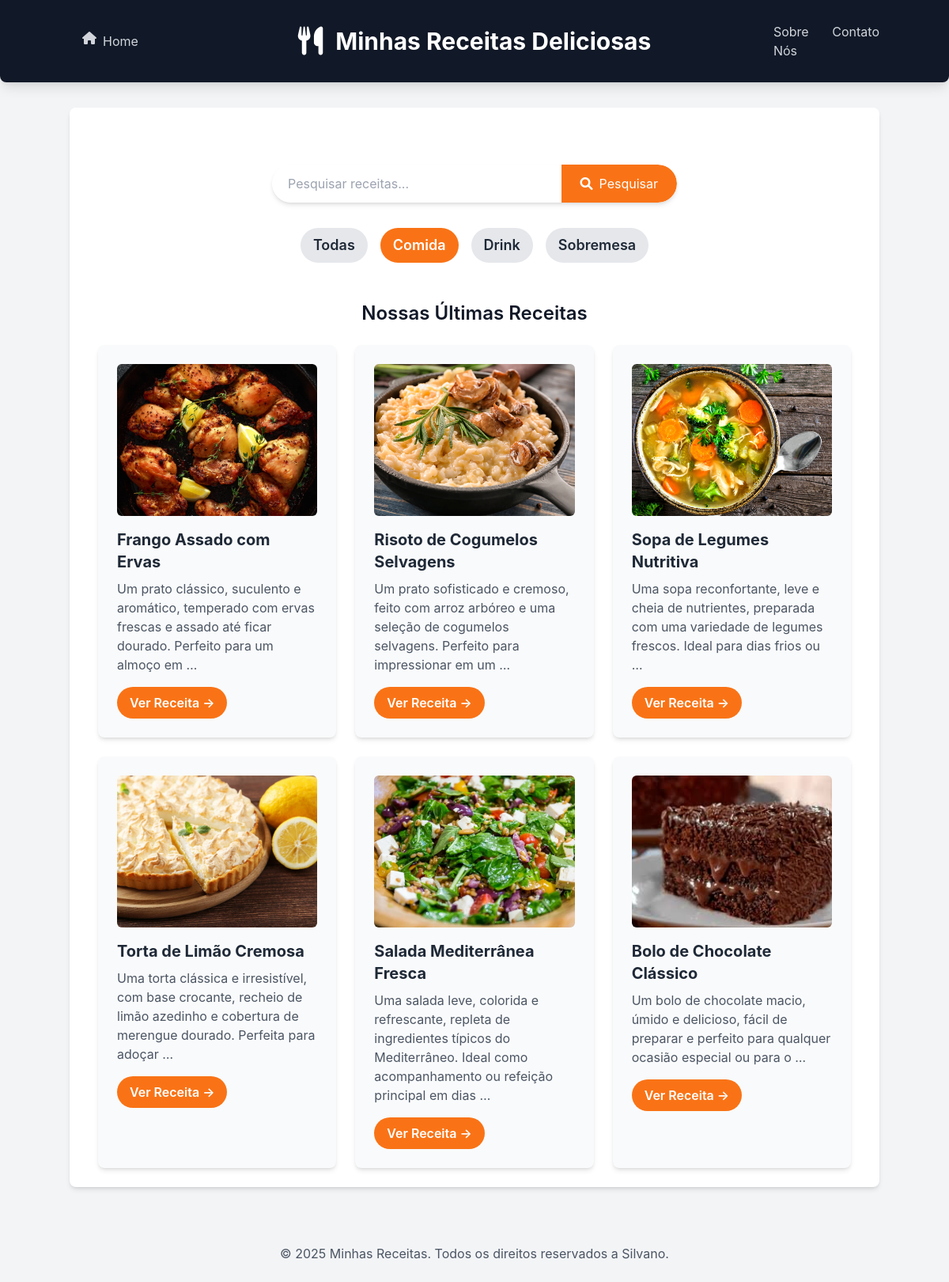
The page /receitas?categoria=comida on the database as committed earlier.
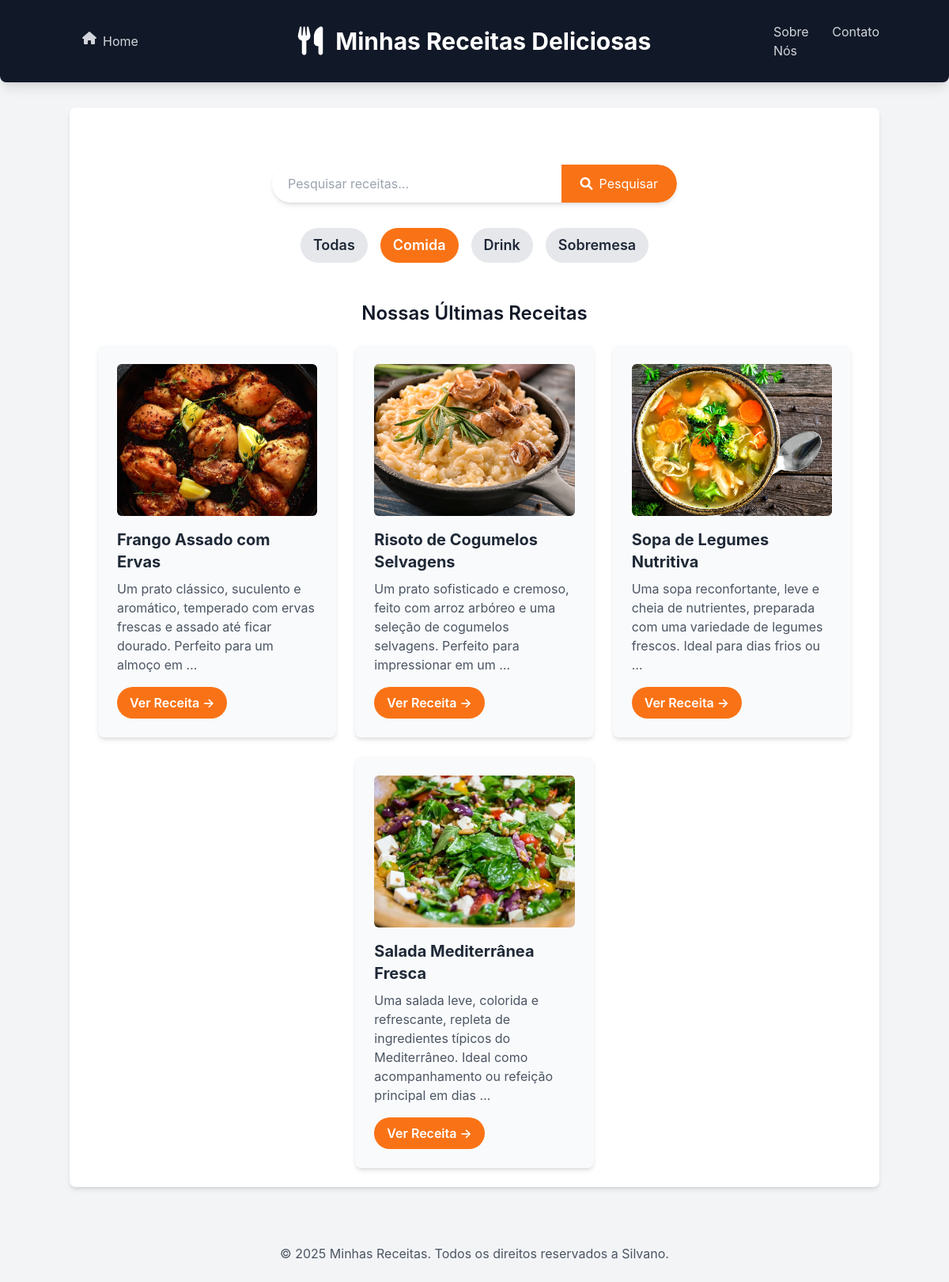
The same page on the database as committed later.
### receitas/models.py (models this page shows, shortened)
class Receita(models.Model):
    CATEGORIAS = [
        ('comida', 'Comida'),
        ('drink', 'drink'),
        ('sobremesa', 'Sobremesa'),
    ]
    title = models.CharField(max_length=200)
    description = models.TextField()
    ingredients = models.TextField()
    instructions = models.TextField()
    image = models.ImageField (upload_to='receitas/images/',
    blank=True, null=True)
    categoria = models.CharField(
        max_length=20,
        choices=CATEGORIAS,
        default='comida')
    created_at = models.DateTimeField(auto_now_add=True)
    updated_at = models.DateTimeField(auto_now=True)
    class Meta:
        verbose_name = "Receita"
        verbose_name_plural = "Receitas"
        ordering = ['-created_at']

### receitas/views.py (the view)
# urls.py: 2. Add a URL to urlpatterns:  path('', views.home, name='home')
def home(request):
    categoria_slug = request.GET.get('categoria')
    categorias_choices = [choice[0] for choice in Receita.CATEGORIAS]
    if categoria_slug:
        receitas = Receita.objects.filter(categoria=categoria_slug)
        categoria_selecionada = categoria_slug
    else:
        receitas = Receita.objects.all()
        categoria_selecionada = None
    return render(request, 'receitas/home.html', {
        'receitas': receitas,
        'categorias': categorias_choices,
        'categoria_selecionada': categoria_selecionada
    })

### receitas/templates/receitas/home.html (shortened to what this page needs)
{% extends "receitas/base.html" %}
{% block content %}
    <section class="container mx-auto mt-8 p-4 flex justify-center">
        <form method="GET" action="{% url 'pesquisar_receitas' %}" class="w-full max-w-lg flex bg-white rounded-full shadow-md overflow-hidden">
            <input type="text" name="q" placeholder="Pesquisar receitas..." class="flex-grow p-3 text-gray-700 focus:outline-none focus:ring-2 focus:ring-orange-500 rounded-l-full pl-5">
            <button type="submit" class="bg-orange-500 hover:bg-orange-600 text-white p-3 px-6 rounded-r-full transition duration-300 ease-in-out flex items-center justify-center">
                <i class="fas fa-search mr-2"></i> Pesquisar
            </button>
        </form>
    </section>
    <nav class="flex justify-center space-x-4 py-4">
    <a href="{% url 'home' %}"
       class="text-lg font-semibold px-4 py-2 rounded-full transition-colors {% if not categoria_selecionada %}bg-orange-500 text-white{% else %}bg-gray-200 text-gray-800 hover:bg-gray-300{% endif %}"> Todas
    </a>
    {% for categoria in categorias %}
        <a href="{% url 'home' %}?categoria={{ categoria }}"
           class="text-lg font-semibold px-4 py-2 rounded-full transition-colors {% if categoria == categoria_selecionada %}bg-orange-500 text-white{% else %}bg-gray-200
text-gray-800 hover:bg-gray-300{% endif %}">
           {{ categoria|capfirst }}
        </a>
    {% endfor %}
</nav>
    <h2 class="text-2xl font-semibold mb-6 text-center mt-8">Nossas Últimas Receitas</h2>
    <div class="flex flex-wrap justify-center gap-6">
        {% for receita in receitas %}
            <div class="w-full sm:w-[calc(50%-1.5rem)] lg:w-[calc(33.333%-1.5rem)] bg-gray-50 p-6 rounded-lg shadow-md hover:shadow-lg transition-shadow duration-300 ease-in-out">
                {% if receita.image %}
                <img src="{{ receita.image.url }}" alt="Imagem de {{ receita.title }}" class="w-full h-48 object-cover rounded-md mb-4">
                {% endif %}
                <h3 class="text-xl font-bold mb-2 text-gray-800">{{ receita.title }}</h3>
                <p class="text-gray-600 mb-4">{{ receita.description|truncatewords:20 }}</p>
                <a href="{% url 'receita_detail' id=receita.id %}" class="inline-block bg-orange-500 hover:bg-orange-600 text-white font-semibold py-2 px-4 rounded-full transition-colors duration-300">Ver Receita &rarr;</a>
            </div>
        {% empty %}
            <p class="text-center text-gray-500 col-span-full">Nenhuma receita encontrada.</p>
        {% endfor %}
    </div>
{% endblock %}

Rows that differ between the two databases and show on the page:
no longer on this page (row edited): Receita: image (picture), title "Torta de Limão Cremosa", description "Uma torta clássica e irresistível, com base crocante, recheio de limão azedinho e cobertura de merengue dourado. Perfeita para adoçar …"
no longer on this page (row edited): Receita: image (picture), title "Bolo de Chocolate Clássico", description "Um bolo de chocolate macio, úmido e delicioso, fácil de preparar e perfeito para qualquer ocasião especial ou para o …"
